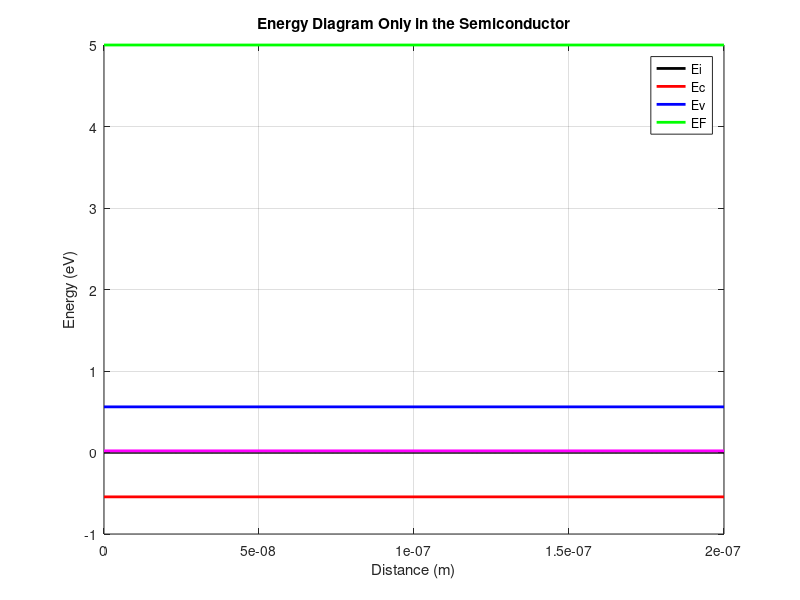

Source code (MATLAB):
%{
         HW2
Developing simulation tool that would ask a user the type of the semiconductor (p or n type),
doping density, and surface potential in a silicon based MOS capacitor and then plot the energy diagram only in the semiconductor.
The code should ask the user to input the type of the semiconductor (p or n type), doping density N, and surface potential 𝜓s in a silicon based MOS capacitor and then plot the energy diagrams only in the semiconductor.
A code to solve Poisson’s equation for a MOS capacitor with a p-type semiconductor and n-type semiconductor.
The code should then plot the energy diagram only in the semiconductor.
Output: A figure (plot) with y-axis being Energy (eV), x-axis distance (μm) with x=0 being the surface of the semiconductor. 
The plot should have 4 curves for Ec, Ev, EF and Ei. 
%}

close all
clc

%{
The code should ask the user to input the type of the semiconductor (p or n type), doping density N, and surface potential 𝜓s in a silicon based MOS capacitor and then plot the energy diagrams only in the semiconductor.
%}

% Ask the user to input the type of the semiconductor (p or n type) if the user does not input p or n type, the default value is n type
type = input('Enter the type of the semiconductor (p or n type): ','s');
if type == 'p'
    type = 'p';
else
    type = 'n';
end

% Ask the user to input the doping density N, if no input is given, the default value is 1e16
N = input('Enter the doping density N: ');
if isempty(N)
    N = 1e16;
end

% Ask the user to input the surface potential 𝜓s, default value is 0.5
phis = input('Enter the surface potential 𝜓s: ');
if isempty(phis)
    phis = 0.5;
end


% set the constants
q = 1.6e-19; % charge of an electron (C)
k = 1.38e-23; % Boltzmann constant (J/K)
T = 300; % temperature (K)
ni = 1.5e10; % intrinsic carrier concentration (m^-3)
eps0 = 8.85e-12; % permittivity of free space (F/m)
epsSi = 11.7*eps0; % permittivity of silicon (F/m)
epsOx = 3.9*eps0; % permittivity of oxide (F/m)
tox = 10e-9; % thickness of oxide (m)
tsi = 200e-9; % thickness of silicon (m)
eSi = 11.7; % relative permittivity of silicon
eOx = 3.9; % relative permittivity of oxide
Eg = 1.12; % band gap of silicon (eV)
Eg0 = 1.17; % band gap of intrinsic silicon (eV)

% calculate the Fermi level
if type == 'p'
    EF = phis + (q*N*tsi)/(2*epsSi);
elseif type == 'n'
    EF = phis - (q*N*tsi)/(2*epsSi);
end

% calculate the intrinsic Fermi level using the Fermi-Dirac distribution
Ei = Eg0/2 + k*T/q*log(N/ni);


% calculate the conduction band using the Fermi-Dirac distribution
Ec = Eg/2 + k*T/q*log((N+ni*exp(-Eg/(2*k*T/q)))/(ni*exp(Eg/(2*k*T/q))));


% calculate the valence band using the Fermi-Dirac distribution
Ev = -Eg/2 + k*T/q*log((N+ni*exp(Eg/(2*k*T/q)))/(ni*exp(-Eg/(2*k*T/q))));


% solve Poisson’s equation for a MOS capacitor with a p-type semiconductor and n-type semiconductor
x = linspace(0,tsi,1000);
if type == 'p'
    y = (q*N*tsi)/(2*epsSi) - (q*N*x)/(epsSi);
elseif type == 'n'
    y = (q*N*tsi)/(2*epsSi) + (q*N*x)/(epsSi);
end

% plot the energy diagram only in the semiconductor
figure(1) % create a figure
plot(x,y,'k','LineWidth',2) %
hold on
plot([0 tsi],[Ec Ec],'r','LineWidth',2) % plot the conduction band
plot([0 tsi],[Ev Ev],'b','LineWidth',2) % plot the valence band
plot([0 tsi],[EF EF],'g','LineWidth',2) % plot the Fermi level
plot([0 tsi],[Ei Ei],'m','LineWidth',2) % plot the intrinsic Fermi level
hold off
xlabel('Distance (m)')
ylabel('Energy (eV)')
legend('Ei','Ec','Ev','EF')
title('Energy Diagram Only in the Semiconductor')
grid on



